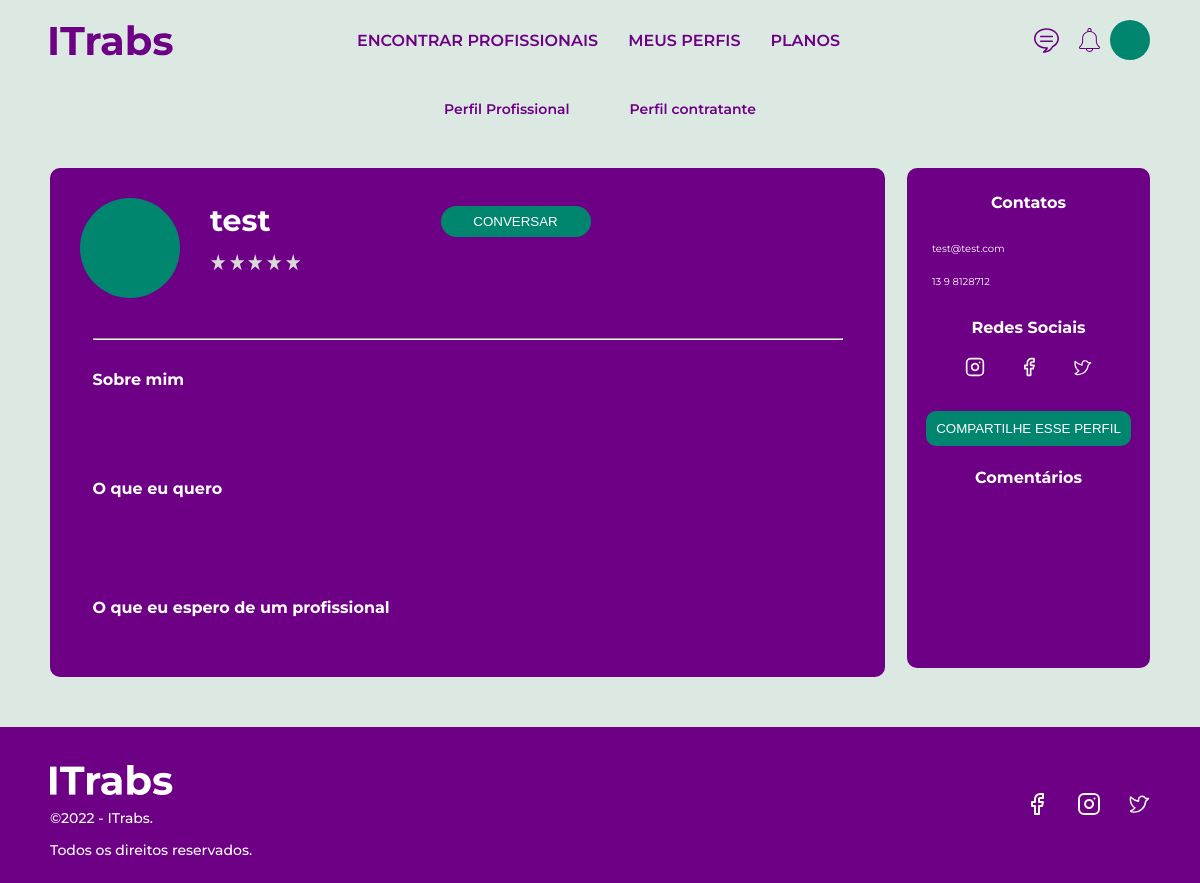
The app's page /cprofile/test (signed in) with its own data.
### users/models.py (models this page shows, shortened)
class CustomUser(AbstractUser):
    STATUS = (
        ('standard', 'standard'),
        ('gold', 'gold'),
        ('platinum', 'platinum')
    )
    LANGUAGES = (
        ('Português', 'Português'),
        ('Inglês', 'Inglês'),
        ('Espanhol', 'Espanhol'),
    )
    CATEGORY = (
        ('Não especificado', 'Não especificado'),
        ('Serviços Domésticos', 'Serviços Domésticos'),
        ('TI e Programação', 'TI e Programação'),
        ('Moda e Beleza', 'Moda e Beleza'),
        ('Reforma e Reparos', 'Reforma e Reparos'),
        ('Saúde', 'Saúde'),
        ('Assistência Técnica', 'Assistência Técnica'),
        ('Tradução e Conteúdo', 'Tradução e Conteúdo'),
        ('Design e Multimedia', 'Design e Multimedia'),
    )
    CURRENCY = (
        ('BRL', 'BRL'),
        ('USD', 'USD'),
        ('EUR', 'EUR'),
        ('GBP', 'GBP'),
    )
    email = models.EmailField(unique=True)
    phone_number = models.CharField('Phone number', max_length=16, default='(0) 0 0000-0000')
    status = models.CharField(choices=STATUS, max_length=10, default='standard')
    about_general = models.TextField('About me', max_length=300, default='', blank=True)
    about_looking = models.TextField('Looking for', max_length=300, default='', blank=True)
    about_expectation = models.TextField('What I expect', max_length=300, default='', blank=True)
    occupation = models.CharField('Occupation', max_length=50, blank=True)
    professional_history = models.TextField('Professional history', max_length=300, default='', blank=True)
    about_professional = models.TextField('About my career', max_length=300, default='', blank=True)
    about_advertisement = models.TextField('Descrição do Anúncio:', max_length=300, default='', blank=True)
    category = models.CharField('Categoria', choices=CATEGORY, max_length=30, default='Não especificado')
    availability = models.TextField('Disponibilidade', max_length=70, default='', blank=True)
    currency =  models.CharField('Moeda', max_length=3, choices=CURRENCY, default='BRL')
    currency_amount = models.DecimalField('Preço por hora', max_digits=10, decimal_places=2, default=0)
    languages = MultiSelectField('Idiomas', max_length=30, choices=LANGUAGES, default='Português')

### users/views.py (the view, shortened to what this page needs)
# urls.py: path('cprofile/<username>', views.customer_profile, name='customer_profile'),
def customer_profile(request, username):
    if request.user.is_authenticated:
        user = get_user_model().objects.filter(username=username).first()
        if user:
            form_right_info = UserUpdateFormRightInfo(instance=user)
            form_general_info = UserUpdateFormAboutGeneral(instance=user)
            form_looking_info = UserUpdateFormAboutLooking(instance=user)
            form_expectation_info = UserUpdateFormAboutExpectation(instance=user)
            return render(
                request=request,
                template_name='users/perfilcontratante.html',
                context={
                    'form': form_right_info,
                    'form_general_info': form_general_info,
                    'form_looking_info': form_looking_info,
                    'form_expectation_info': form_expectation_info,
                })
        return redirect('customer_profile', user.username)
    return redirect('home')

### users/templates/users/perfilcontratante.html (shortened to what this page needs)
{% load static %}
<!DOCTYPE html>
<html lang="pt-br">
<head>
  <link rel="stylesheet" href="{% static 'css/perfilcontratante.css' %}" />
</head>
<body>
  {% include 'core/includes/navbar.html' %}
  <section id="profile-type">
    <div class="container">
      <div class="profiles">
        <div class="profissional"><a href="{% url 'professional_profile' form.instance.username %}">Perfil
            Profissional</a></div>
        <div class="contratante"><a href="{% url 'customer_profile' form.instance.username %}">Perfil contratante</a>
        </div>
      </div>
    </div>
  </section>
  <section id="profile-info">
    <div class="container">
      <div class="info-division">
        <div class="left-info">
          <div class="row">
            <div class="profile-image"></div>
            <div class="profile-information">
              <h2><span>{{ form.instance.username }}</span></h2>
              <div class="rating">
                <img src="{% static 'images/Star.svg' %}">
                <img src="{% static 'images/Star.svg' %}">
                <img src="{% static 'images/Star.svg' %}">
                <img src="{% static 'images/Star.svg' %}">
                <img src="{% static 'images/Star.svg' %}">
              </div>
            </div>
            <div class="btn-message">
              <button>CONVERSAR</button>
            </div>
          </div>
          <hr>
          {% if user.username == form.instance.username %}
          <div class="about-box box">
            <span>
              <div class="box-label">
                <h3>Sobre mim</h3>
                <img src="{% static 'images/EditPencil.svg' %}">
              </div>
            </span>
            <div class="about">
              <p>
                <span>
                  {{ form.instance.about_general }}
                </span>
              </p>
              <form method="POST">
                {% csrf_token %}
                {{ form_general_info.about_general }}
                <input type="submit" id="button" value="Atualizar" name="update_general_info"/>
              </form>
            </div>
          </div>
          <div class="user-will box">
            <span>
              <div class="box-label">
                <h3>O que eu quero</h3>
              </div>
            </span>
            <div class="about">
              <p>
                <span>
                  {{ form.instance.about_looking }}
                </span>
              </p>
              <form method="POST">
                {% csrf_token %}
                {{ form_looking_info.about_looking }}
                <input type="submit" id="button" value="Atualizar" name="update_looking_info">
              </form>
            </div>
          </div>
          <div class="professional-wait box">
            <span>
              <div class="box-label">
                <h3>O que eu espero de um profissional</h3>
              </div>
            </span>
            <div class="about">
              <p>
                <span>
                  {{ form.instance.about_expectation }}
                </span>
              </p>
              <form method="POST">
                {% csrf_token %}
                {{ form_expectation_info.about_expectation }}
                <input type="submit" id="button" value="Atualizar" name="update_expectation_info">
              </form>
            </div>
          </div>
        </div>
        <div class="right-info">
          <div class="contact">
            <h2>Contatos<img src="{% static 'images/EditPencil.svg' %}" id="edit"></h2>
            <div id="contacts-info">
              <a href="#">{{ form.instance.email }}</a>
              <form method="POST" id="form">
                {% csrf_token %}
                {{ form.email }}
                <br>
              <a href="#">{{ form.instance.phone_number }}</a>
                {% csrf_token %}
                {{ form.phone_number }}
                <input type="submit" id="button" value="Atualizar" name="update_right_info" />
              </form>
            </div>
          </div>
          <div class="social">
            <h2>Redes Sociais</h2>
            <div class="socials">
              <a href="#"><img src="{% static 'images/instagram.svg' %}"></a>
              <a href="#"><img src="{% static 'images/facebook.svg' %}"></a>
              <a href="#"><img src="{% static 'images/TwitterLogo.svg' %}"></a>
            </div>
          </div>
          <div class="button">
            <a href="#">
              <button>COMPARTILHE ESSE PERFIL</button>
            </a>
          </div>
          <div class="comments">
            <h2>Comentários</h2>
            <div id="users-comments">
            </div>
          </div>
        </div>
        {% else %}
        <div class="about-box box">
          <span>
            <div class="box-label">
              <h3>Sobre mim</h3>
            </div>
          </span>
          <div class="about">
          </div>
        </div>
        <div class="user-will box">
          <span>
            <div class="box-label">
              <h3>O que eu quero</h3>
            </div>
          </span>
          <div class="about">
          </div>
        </div>
        <div class="professional-wait box">
          <span>
            <div class="box-label">
              <h3>O que eu espero de um profissional</h3>
            </div>
          </span>
          <div class="about">
          </div>
        </div>
      </div>
      <div class="right-info">
        <div class="contact">
          <h2>Contatos</h2>
          <div id="contacts-info">
            <a href="#">{{ form.instance.email }}</a>
            <a href="#">{{ form.instance.phone_number }}</a>
          </div>
        </div>
        <div class="social">
          <h2>Redes Sociais</h2>
          <div class="socials">
            <a href="#"><img src="{% static 'images/instagram.svg' %}"></a>
            <a href="#"><img src="{% static 'images/facebook.svg' %}"></a>
            <a href="#"><img src="{% static 'images/TwitterLogo.svg' %}"></a>
          </div>
        </div>
        <div class="button">
          <a href="#">
            <button>COMPARTILHE ESSE PERFIL</button>
          </a>
        </div>
        <div class="comments">
          <h2>Comentários</h2>
        </div>
      </div>
      {% endif %}
    </div>
    </div>
  </section>
  {% include 'core/includes/footer.html' %}
</body>
</html>

### core/static/css/perfilcontratante.css (style rules this page uses)
* { margin: 0; padding: 0; box-sizing: border-box; }
:root { font-size: 62.5%; --blue-color: #6e0085; --white-color: #ffffff; --black-color: #000000; --gray-color: #00856f; --button-shadow: #000000; --light-300: 300; --regular-400: 400; --medium-500: 500; --semibold-600: 600; --bold-700: 700; }
body { background-color: #dce9e2; font-family: 'Montserrat', sans-serif; }
.container { width: 110rem; }
#header, #profile-type, #profile-info, #footer { display: flex; justify-content: center; align-items: center; }
#profile-type { padding-top: 10rem; }
#profile-type .profiles { display: flex; justify-content: center; align-items: center; }
#profile-type .profiles .profissional { padding-right: 3rem; }
#profile-type .profiles .contratante { padding-left: 3rem; }
#profile-type .profiles a { text-decoration: none; font-size: 1.4rem; padding-bottom: 0.5rem; font-weight: var(--semibold-600); color: var(--blue-color); }
#profile-info { padding-top: 5rem; padding-bottom: 5rem; }
#profile-info .info-division { display: flex; }
#profile-info .info-division .left-info { flex: 1; background-color: var(--blue-color); border-radius: 1rem; }
#profile-info .info-division .right-info { width: 24.3rem; background-color: var(--blue-color); margin-left: 2.2rem; border-radius: 1rem; }
.left-info .row { display: flex; }
.left-info .profile-image { width: 10rem; height: 10rem; background-color: var(--gray-color); border-radius: 50%; margin-left: 3rem; margin-top: 3rem; }
.left-info h2 { color: var(--white-color); font-size: 3rem; margin-top: 3.4rem; margin-left: 3rem; }
.left-info .rating { margin-left: 3rem; margin-top: 1.5rem; }
.left-info .btn-message button { background-color: var(--gray-color); color: var(--white-color); padding: 0.8rem; border-radius: 5rem; border: none; margin-top: 3.8rem; margin-left: 14rem; width: 15rem; cursor: pointer; margin-bottom: 0.6rem; }
.left-info hr { margin: auto; width: 75rem; margin-top: 4rem; }
.left-info .box { width: 75rem; margin: auto; padding-top: 3rem; }
.left-info .box .box-label { display: flex; justify-content: space-between; align-items: center; }
.left-info .box .box-label h3 { font-size: 1.6rem; color: var(--white-color); }
.left-info .user-will { padding-bottom: 1rem; }
.left-info .box .about { height: 5rem; }
.right-info { max-height: 50rem; }
.right-info .contact { padding-left: 2.5rem; padding-right: 2.5rem; }
.right-info .contact h2 { color: var(--white-color); font-size: 1.6rem; font-weight: var(--bold-700); padding-top: 2.5rem; padding-bottom: 1rem; display: flex; justify-content: center; }
.right-info #contacts-info { display: flex; flex-direction: column; }
.right-info #contacts-info a { text-decoration: none; color: var(--white-color); padding-top: 2rem; }
.right-info .social { padding-left: 2.5rem; padding-right: 2.5rem; padding-top: 3rem; }
.right-info .social h2 { color: var(--white-color); font-size: 1.6rem; font-weight: var(--bold-700); display: flex; justify-content: center; }
.right-info .social .socials { padding-top: 2rem; display: flex; justify-content: space-evenly; }
.right-info .social .socials a img { width: 2rem; }
.right-info .button { display: flex; justify-content: center; padding-top: 3.4rem; padding-bottom: 2.2rem; }
.right-info .button button { background-color: var(--gray-color); border-radius: 1rem; padding: 1rem; color: var(--white-color); border: none; cursor: pointer; }
.right-info .comments h2 { color: var(--white-color); font-size: 1.6rem; font-weight: var(--bold-700); display: flex; justify-content: center; }

### records on screen
CustomUser: instance.username "test", instance.email "test@test.com", instance.phone_number "13 9 8128712"
